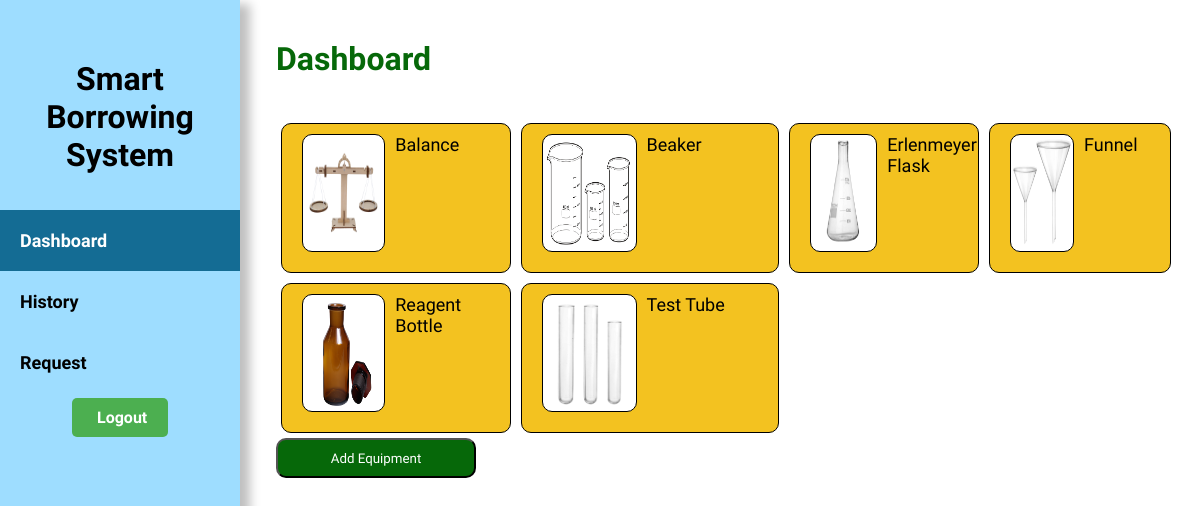
/dashboard.php (signed in), run on the app's committed database.
### tables this page shows
CREATE TABLE `equipment` (
  `id` int(11) NOT NULL,
  `equipment` varchar(255) DEFAULT NULL,
  `type` varchar(255) NOT NULL,
  `image_path` varchar(255) NOT NULL,
  `department` varchar(255) DEFAULT NULL
);

### dashboard.php (the view, shortened to what this page needs)
<?php
$department = isset($_SESSION['department']) ? $_SESSION['department'] : "default";
?>
<!DOCTYPE html>
<html lang="en">
<head>
    <link rel="stylesheet" href="stylesheet/sidenav.css">
    <link rel="stylesheet" href="stylesheet/dashboard.css">
</head>
<body>
    <div class="sidenav">
        <h1 class="header">Smart Borrowing System</h1>
        <li class="links">
            <a href="dashboard.php" class="active">Dashboard</a>
            <a href="history.php">History</a>
            <a href="request.php">Request <span id="noti_number" class="noti_number"></span></a>
        </li>
        <div class="btnContainer">
            <button class="logoutBtn" id="logout" type="button">Logout</button>
        </div>
    </div>
    <div class="dashboard">
        <h1 class="dashboardHeader">Dashboard</h1>
        <div class="grid">
    <?php
    $servername = "localhost";
    $username = "root";
    $password = "";
    $dbname = "ResourceTracking";
    $conn = new mysqli($servername, $username, $password, $dbname);
    $sql = "SELECT DISTINCT type FROM equipment WHERE department = '$department'";
    $result = $conn->query($sql);
    while ($row = $result->fetch_assoc()) {
        $type = $row['type'];
        $sqlExample = "SELECT * FROM equipment WHERE department = '$department' AND type = '$type' LIMIT 1";
        $resultExample = $conn->query($sqlExample);
        if ($rowExample = $resultExample->fetch_assoc()) {
            echo '<div class="grid-item" onclick="fetchEquipment(\'' . htmlspecialchars($rowExample['type']) . '\')">';
            echo '<img src="' . htmlspecialchars($rowExample['image_path']) . '" alt="Equipment Image" class="img-container">';
            echo '<div class="itemText">';
            echo '<p> ' . htmlspecialchars($rowExample['type']) . '</p>';
            echo '</div>';
            echo '</div>';
        }
    }
    ?>
</div>
<div class="addbtn">
        <a href="additem.php"><input type="button" class="btn" value="Add Equipment"></a>
    </div>
</div>
</body>
</html>

### stylesheet/sidenav.css (style rules this page uses)
* { box-sizing: border-box; margin: 0; padding: 0; font-family: 'Mooli', sans-serif; }
.sidenav { width: 20%; height: 100%; position: fixed; top: 0; left: 0; padding-top: 30px; box-shadow: 10px 4px 10px 0px rgba(0, 0, 0, 0.25); }
.header { text-align: center; padding-top: 30px; margin-bottom: 15%; }
li { list-style: none; margin-bottom: 5px; }
li a { display: block; font-size: 18px; text-decoration: none; color: black; font-weight: 700; padding: 20px; }
.btnContainer { display: flex; }
.logoutBtn { cursor: pointer; padding:10px 25px; background-color: #4CAF50; border-radius: 5px; font-size: 16px; color: white; font-weight: bold; border: none; margin: auto; width: 40%; }
li a.active { background-color: #146C94; color: white; }

### stylesheet/dashboard.css (style rules this page uses)
.dashboard { margin-top: 40px; margin-left: 23%; width: 75%; }
.dashboardHeader { color: #066809; margin-bottom: 40px; }
.grid { display: grid; grid-template-columns: auto auto auto auto; column-gap: 10px; row-gap: 10px; }
.grid-item { background-color: #f3c220; cursor: pointer; border-radius: 10px; height: 150px; border: 1px solid black; font-size: 18px; padding-left: 20px; float: left; }
.grid { padding: 5px; }
.img-container { background-color: white; border-radius: 10px; float: left; margin: 10px 0 20px; border: 1px solid black; height: 80%; width: 40%; margin-right: 10px; }
.itemText { margin-top: 10px; }
.itemText P { margin: 5px 0; }
.btn { background-color: #066809; color: white; height: 40px; width: 200px; border-radius: 10px; }

### data on the page
equipment: image_path (picture), type "Balance"
equipment: image_path (picture), type "Beaker"
equipment: image_path (picture), type "Erlenmeyer Flask"
equipment: image_path (picture), type "Funnel"
equipment: image_path (picture), type "Reagent Bottle"
equipment: image_path (picture), type "Test Tube"
